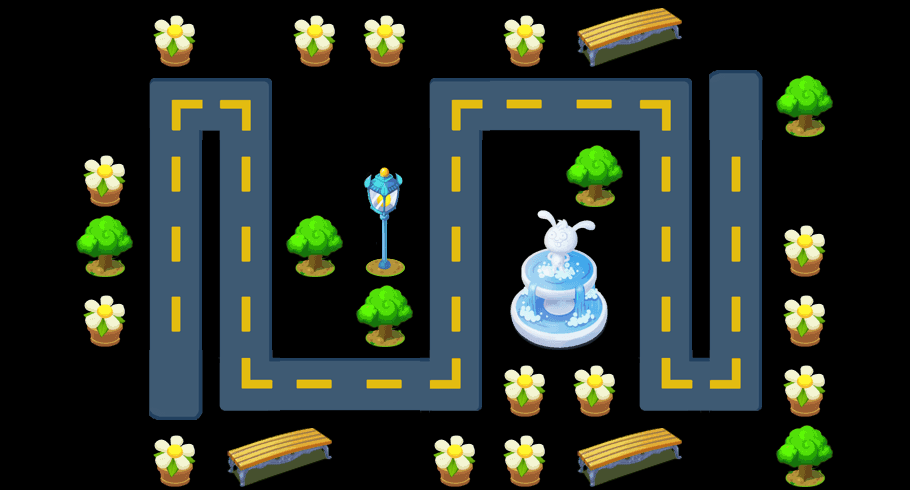

The image is a tile-based game level rendered from a .tmx file. Its description and source (layers, tilesets, objects; grid data summarised) follow:
An orthogonal 13x7 tile map with 70x70 px tiles, 2 tile layers (content, things) and 12 objects (way1_0, way1_1, way1_2, way1_3, way1_4, ...).

<map version="1.0" orientation="orthogonal" width="13" height="7" tilewidth="70" tileheight="70">
 <tileset firstgid="1" name="theme1Tiles" tilewidth="70" tileheight="70" spacing="2" margin="2">
  <image source="theme3Tiles.png" width="512" height="512" />
  <tile id="5">
   <properties>
    <property name="thingIdx" value="302" />
   </properties>
  </tile>
  <tile id="7">
   <properties>
    <property name="thingIdx" value="403" />
   </properties>
  </tile>
  <tile id="9">
   <properties>
    <property name="thingIdx" value="404" />
   </properties>
  </tile>
  <tile id="11">
   <properties>
    <property name="thingIdx" value="204" />
   </properties>
  </tile>
  <tile id="12">
   <properties>
    <property name="thingIdx" value="301" />
   </properties>
  </tile>
  <tile id="15">
   <properties>
    <property name="thingIdx" value="102" />
   </properties>
  </tile>
  <tile id="16">
   <properties>
    <property name="thingIdx" value="103" />
   </properties>
  </tile>
  <tile id="17">
   <properties>
    <property name="thingIdx" value="104" />
   </properties>
  </tile>
  <tile id="18">
   <properties>
    <property name="thingIdx" value="105" />
   </properties>
  </tile>
  <tile id="19">
   <properties>
    <property name="thingIdx" value="106" />
   </properties>
  </tile>
  <tile id="24">
   <properties>
    <property name="thingIdx" value="119" />
   </properties>
  </tile>
  <tile id="27">
   <properties>
    <property name="thingIdx" value="101" />
   </properties>
  </tile>
  <tile id="28">
   <properties>
    <property name="thingIdx" value="203" />
   </properties>
  </tile>
  <tile id="29">
   <properties>
    <property name="thingIdx" value="202" />
   </properties>
  </tile>
  <tile id="30">
   <properties>
    <property name="thingIdx" value="201" />
   </properties>
  </tile>
  <tile id="32">
   <properties>
    <property name="way" value="1" />
   </properties>
  </tile>
  <tile id="33">
   <properties>
    <property name="way" value="1" />
   </properties>
  </tile>
  <tile id="34">
   <properties>
    <property name="way" value="1" />
   </properties>
  </tile>
  <tile id="35">
   <properties>
    <property name="way" value="1" />
   </properties>
  </tile>
  <tile id="36">
   <properties>
    <property name="way" value="1" />
   </properties>
  </tile>
  <tile id="37">
   <properties>
    <property name="way" value="1" />
   </properties>
  </tile>
  <tile id="38">
   <properties>
    <property name="way" value="1" />
   </properties>
  </tile>
  <tile id="39">
   <properties>
    <property name="way" value="1" />
   </properties>
  </tile>
  <tile id="40">
   <properties>
    <property name="way" value="1" />
   </properties>
  </tile>
  <tile id="41">
   <properties>
    <property name="way" value="1" />
   </properties>
  </tile>
  <tile id="42">
   <properties>
    <property name="way" value="1" />
   </properties>
  </tile>
  <tile id="43">
   <properties>
    <property name="way" value="1" />
   </properties>
  </tile>
  <tile id="44">
   <properties>
    <property name="way" value="1" />
   </properties>
  </tile>
  <tile id="45">
   <properties>
    <property name="way" value="1" />
   </properties>
  </tile>
  <tile id="46">
   <properties>
    <property name="way" value="1" />
   </properties>
  </tile>
  <tile id="47">
   <properties>
    <property name="way" value="1" />
   </properties>
  </tile>
 </tileset>
 <layer name="content" width="13" height="7">
  <data>[91 cells, 29 non-empty, 8 distinct tile ids]</data>
 </layer>
 <layer name="things" width="13" height="7">
  <data>[91 cells, 32 non-empty, 10 distinct tile ids]</data>
 </layer>
 <objectgroup name="objs" width="13" height="7">
  <object name="way1_0" x="171" y="379" width="20" height="22" />
  <object name="way1_1" x="166" y="94" width="20" height="22" />
  <object name="way1_2" x="230" y="94" width="20" height="22" />
  <object name="way1_3" x="235" y="372" width="20" height="22" />
  <object name="way1_4" x="440" y="373" width="20" height="22" />
  <object name="way1_5" x="444" y="98" width="20" height="22" />
  <object name="way1_6" x="650" y="95" width="20" height="22" />
  <object name="way1_7" x="654" y="371" width="20" height="22" />
  <object name="way1_8" x="724" y="373" width="20" height="22" />
  <object name="way1_9" x="722" y="93" width="20" height="22" />
  <object name="preTower" x="720" y="445" width="21" height="26">
   <properties>
    <property name="level" value="2" />
    <property name="towerIdx" value="1" />
   </properties>
  </object>
  <object name="hero" x="725" y="312" width="19" height="19" />
 </objectgroup>
</map>
